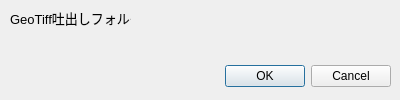
<?xml version="1.0" encoding="UTF-8"?>
<ui version="4.0">
 <class>ConvertDEMtoGeoTiffDialogBase</class>
 <widget class="QDialog" name="ConvertDEMtoGeoTiffDialogBase">
  <property name="geometry">
   <rect>
    <x>0</x>
    <y>0</y>
    <width>400</width>
    <height>100</height>
   </rect>
  </property>
  <property name="windowTitle">
   <string>Convert_DEM_to_GeoTiff</string>
  </property>
  <widget class="QDialogButtonBox" name="button_box">
   <property name="geometry">
    <rect>
     <x>50</x>
     <y>60</y>
     <width>341</width>
     <height>32</height>
    </rect>
   </property>
   <property name="orientation">
    <enum>Qt::Horizontal</enum>
   </property>
   <property name="standardButtons">
    <set>QDialogButtonBox::Cancel|QDialogButtonBox::Ok</set>
   </property>
  </widget>
  <widget class="QLabel" name="label_1">
   <property name="geometry">
    <rect>
     <x>10</x>
     <y>10</y>
     <width>121</width>
     <height>16</height>
    </rect>
   </property>
   <property name="font">
    <font>
     <pointsize>10</pointsize>
    </font>
   </property>
   <property name="text">
    <string>GeoTiff吐出しフォルダ</string>
   </property>
  </widget>
  <widget class="QgsFileWidget" name="mQgsFileWidget">
   <property name="geometry">
    <rect>
     <x>10</x>
     <y>30</y>
     <width>381</width>
     <height>27</height>
    </rect>
   </property>
   <property name="font">
    <font>
     <pointsize>10</pointsize>
    </font>
   </property>
  </widget>
 </widget>
 <customwidgets>
  <customwidget>
   <class>QgsFileWidget</class>
   <extends>QWidget</extends>
   <header>qgsfilewidget.h</header>
  </customwidget>
 </customwidgets>
 <resources/>
 <connections>
  <connection>
   <sender>button_box</sender>
   <signal>accepted()</signal>
   <receiver>ConvertDEMtoGeoTiffDialogBase</receiver>
   <slot>accept()</slot>
   <hints>
    <hint type="sourcelabel">
     <x>20</x>
     <y>20</y>
    </hint>
    <hint type="destinationlabel">
     <x>20</x>
     <y>20</y>
    </hint>
   </hints>
  </connection>
  <connection>
   <sender>button_box</sender>
   <signal>rejected()</signal>
   <receiver>ConvertDEMtoGeoTiffDialogBase</receiver>
   <slot>reject()</slot>
   <hints>
    <hint type="sourcelabel">
     <x>20</x>
     <y>20</y>
    </hint>
    <hint type="destinationlabel">
     <x>20</x>
     <y>20</y>
    </hint>
   </hints>
  </connection>
 </connections>
</ui>
